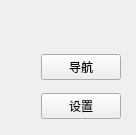
<?xml version="1.0" encoding="UTF-8"?>
<ui version="4.0">
 <class>frmPtzPlan</class>
 <widget class="QWidget" name="frmPtzPlan">
  <property name="geometry">
   <rect>
    <x>0</x>
    <y>0</y>
    <width>136</width>
    <height>135</height>
   </rect>
  </property>
  <property name="maximumSize">
   <size>
    <width>140</width>
    <height>140</height>
   </size>
  </property>
  <property name="windowTitle">
   <string>Form</string>
  </property>
  <property name="styleSheet">
   <string notr="true"/>
  </property>
  <layout class="QVBoxLayout" name="verticalLayout">
   <property name="spacing">
    <number>0</number>
   </property>
   <property name="leftMargin">
    <number>0</number>
   </property>
   <property name="topMargin">
    <number>0</number>
   </property>
   <property name="rightMargin">
    <number>0</number>
   </property>
   <property name="bottomMargin">
    <number>0</number>
   </property>
   <item>
    <widget class="QWidget" name="widget" native="true">
     <property name="styleSheet">
      <string notr="true"/>
     </property>
     <layout class="QVBoxLayout" name="verticalLayout_2">
      <property name="spacing">
       <number>0</number>
      </property>
      <property name="leftMargin">
       <number>9</number>
      </property>
      <property name="topMargin">
       <number>9</number>
      </property>
      <property name="rightMargin">
       <number>9</number>
      </property>
      <property name="bottomMargin">
       <number>9</number>
      </property>
      <item>
       <widget class="QWidget" name="widget_2" native="true">
        <layout class="QHBoxLayout" name="horizontalLayout">
         <property name="leftMargin">
          <number>0</number>
         </property>
         <property name="topMargin">
          <number>0</number>
         </property>
         <property name="rightMargin">
          <number>0</number>
         </property>
         <property name="bottomMargin">
          <number>0</number>
         </property>
         <item>
          <spacer name="horizontalSpacer">
           <property name="orientation">
            <enum>Qt::Horizontal</enum>
           </property>
           <property name="sizeHint" stdset="0">
            <size>
             <width>7</width>
             <height>20</height>
            </size>
           </property>
          </spacer>
         </item>
         <item>
          <widget class="QLabel" name="label">
           <property name="minimumSize">
            <size>
             <width>20</width>
             <height>20</height>
            </size>
           </property>
           <property name="maximumSize">
            <size>
             <width>20</width>
             <height>20</height>
            </size>
           </property>
           <property name="styleSheet">
            <string notr="true"/>
           </property>
           <property name="text">
            <string/>
           </property>
          </widget>
         </item>
         <item>
          <widget class="QLabel" name="label_2">
           <property name="minimumSize">
            <size>
             <width>80</width>
             <height>0</height>
            </size>
           </property>
           <property name="font">
            <font>
             <pointsize>12</pointsize>
            </font>
           </property>
           <property name="styleSheet">
            <string notr="true"/>
           </property>
           <property name="text">
            <string/>
           </property>
          </widget>
         </item>
         <item>
          <spacer name="horizontalSpacer_2">
           <property name="orientation">
            <enum>Qt::Horizontal</enum>
           </property>
           <property name="sizeHint" stdset="0">
            <size>
             <width>7</width>
             <height>20</height>
            </size>
           </property>
          </spacer>
         </item>
        </layout>
       </widget>
      </item>
      <item>
       <widget class="QWidget" name="widget_3" native="true">
        <layout class="QHBoxLayout" name="horizontalLayout_2">
         <property name="leftMargin">
          <number>0</number>
         </property>
         <property name="topMargin">
          <number>0</number>
         </property>
         <property name="rightMargin">
          <number>0</number>
         </property>
         <property name="bottomMargin">
          <number>0</number>
         </property>
         <item>
          <spacer name="horizontalSpacer_3">
           <property name="orientation">
            <enum>Qt::Horizontal</enum>
           </property>
           <property name="sizeHint" stdset="0">
            <size>
             <width>10</width>
             <height>20</height>
            </size>
           </property>
          </spacer>
         </item>
         <item>
          <widget class="QLabel" name="label_nav">
           <property name="minimumSize">
            <size>
             <width>20</width>
             <height>20</height>
            </size>
           </property>
           <property name="maximumSize">
            <size>
             <width>20</width>
             <height>20</height>
            </size>
           </property>
           <property name="text">
            <string/>
           </property>
          </widget>
         </item>
         <item>
          <widget class="QPushButton" name="btn_nvr">
           <property name="text">
            <string>导航</string>
           </property>
          </widget>
         </item>
         <item>
          <spacer name="horizontalSpacer_4">
           <property name="orientation">
            <enum>Qt::Horizontal</enum>
           </property>
           <property name="sizeHint" stdset="0">
            <size>
             <width>9</width>
             <height>20</height>
            </size>
           </property>
          </spacer>
         </item>
        </layout>
       </widget>
      </item>
      <item>
       <widget class="QWidget" name="widget_4" native="true">
        <layout class="QHBoxLayout" name="horizontalLayout_3">
         <property name="leftMargin">
          <number>0</number>
         </property>
         <property name="topMargin">
          <number>0</number>
         </property>
         <property name="rightMargin">
          <number>0</number>
         </property>
         <property name="bottomMargin">
          <number>0</number>
         </property>
         <item>
          <spacer name="horizontalSpacer_5">
           <property name="orientation">
            <enum>Qt::Horizontal</enum>
           </property>
           <property name="sizeHint" stdset="0">
            <size>
             <width>10</width>
             <height>20</height>
            </size>
           </property>
          </spacer>
         </item>
         <item>
          <widget class="QLabel" name="label_4">
           <property name="minimumSize">
            <size>
             <width>20</width>
             <height>20</height>
            </size>
           </property>
           <property name="maximumSize">
            <size>
             <width>20</width>
             <height>20</height>
            </size>
           </property>
           <property name="text">
            <string/>
           </property>
          </widget>
         </item>
         <item>
          <widget class="QPushButton" name="btn_set">
           <property name="text">
            <string>设置</string>
           </property>
          </widget>
         </item>
         <item>
          <spacer name="horizontalSpacer_6">
           <property name="orientation">
            <enum>Qt::Horizontal</enum>
           </property>
           <property name="sizeHint" stdset="0">
            <size>
             <width>9</width>
             <height>20</height>
            </size>
           </property>
          </spacer>
         </item>
        </layout>
       </widget>
      </item>
     </layout>
    </widget>
   </item>
  </layout>
 </widget>
 <resources/>
 <connections/>
</ui>
